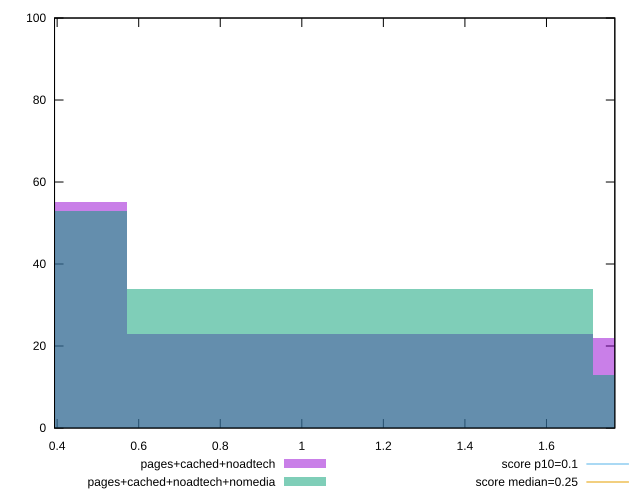

This chart was generated by the following gnuplot code:
reset

$pagesCachedNoadtech <<EOF
2.285094783141636 22
0 55
1.142547391570818 23
EOF

$pagesCachedNoadtechNomedia <<EOF
1.142547391570818 34
0 53
2.285094783141636 13
EOF

set key outside below
set boxwidth 1.142547391570818
set xrange [0.39359130859374997:1.7676270548502604]
set yrange [0:100]
set trange [0:100]
set style fill transparent solid 0.5 noborder

set parametric
set terminal svg size 640, 500 enhanced background rgb 'white'
set output "report_00018_2021-02-10T15-25-16.877Z/cumulative-layout-shift/comparison/histogram/2_vs_3.svg"

plot $pagesCachedNoadtech title "pages+cached+noadtech" with boxes, \
     $pagesCachedNoadtechNomedia title "pages+cached+noadtech+nomedia" with boxes, \
     0.1,t title "score p10=0.1", \
     0.25,t title "score median=0.25"

reset
